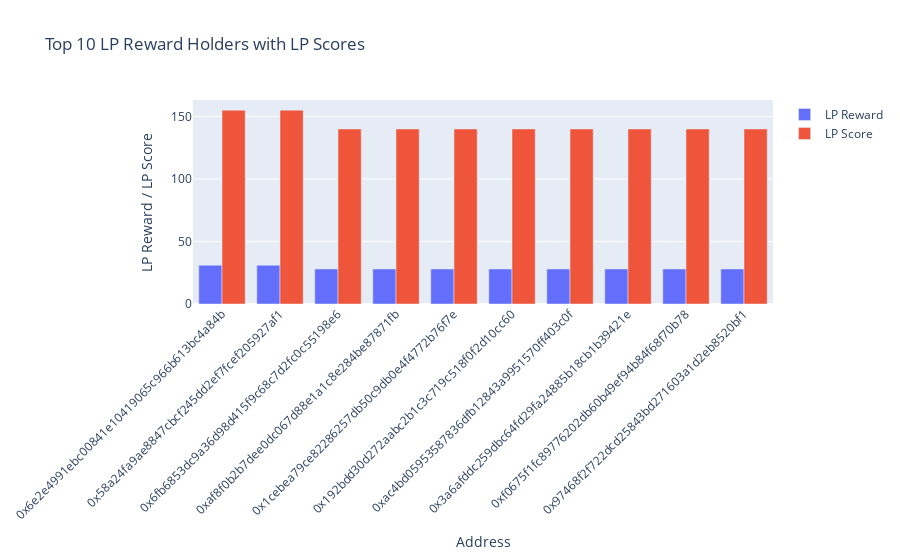

The cell this chart's notebook holds for it:
### Code cell
import plotly.graph_objects as go

# Sort the lp_rewards_df in descending order based on 'LP Reward'
top_lp_reward_holders = merged_df.sort_values(by='LP Reward', ascending=False).head(10)

# Create the Plotly bar chart
fig = go.Figure()
fig.add_trace(go.Bar(x=top_lp_reward_holders['Address'], y=top_lp_reward_holders['LP Reward'], name='LP Reward'))
fig.add_trace(go.Bar(x=top_lp_reward_holders['Address'], y=top_lp_reward_holders['LP Score'], name='LP Score'))

fig.update_layout(title='Top 10 LP Reward Holders with LP Scores',
                  xaxis_title='Address',
                  yaxis_title='LP Reward / LP Score',
                  xaxis_tickangle=-45,
                  barmode='group')

fig.show()

### Figure 1 — Plotly figure (JSON) as saved in the notebook; plotly's stock layout.template omitted (floating-point values rounded to 4 significant figures)
{"data": [{"name": "LP Reward", "type": "bar", "x": ["0x6e2e4991ebc00841e10419065c966b613bc4a84b", "0x58a24fa9ae8847cbcf245dd2ef7fcef205927af1", "0x6fb6853dc9a36d98d415f9c68c7d2fc0c55198e6", "0xaf8f0b2b7dee0dc067d88e1a1c8e284be87871fb", "0x1cebea79ce82286257db50c9db0e4f4772b76f7e", "0x192bdd30d272aabc2b1c3c719c518f0f2d10cc60", "0xac4bd05953587836dfb12843a9951570ff403c0f", "0x3a6afddc259dbc64fd29fa24885b18cb1b39421e", "0xf0675f1fc89776202db60b49ef94b84f68f70b78", "0x97468f2f722dcd25843bd271603a1d2eb8520bf1"], "y": [31, 31, 28.0, 28.0, 28.0, 28.0, 28.0, 28.0, 28.0, 28.0]}, {"name": "LP Score", "type": "bar", "x": ["0x6e2e4991ebc00841e10419065c966b613bc4a84b", "0x58a24fa9ae8847cbcf245dd2ef7fcef205927af1", "0x6fb6853dc9a36d98d415f9c68c7d2fc0c55198e6", "0xaf8f0b2b7dee0dc067d88e1a1c8e284be87871fb", "0x1cebea79ce82286257db50c9db0e4f4772b76f7e", "0x192bdd30d272aabc2b1c3c719c518f0f2d10cc60", "0xac4bd05953587836dfb12843a9951570ff403c0f", "0x3a6afddc259dbc64fd29fa24885b18cb1b39421e", "0xf0675f1fc89776202db60b49ef94b84f68f70b78", "0x97468f2f722dcd25843bd271603a1d2eb8520bf1"], "y": [155, 155, 140, 140, 140, 140, 140, 140, 140, 140]}], "layout": {"barmode": "group", "title": {"text": "Top 10 LP Reward Holders with LP Scores"}, "xaxis": {"tickangle": -45, "title": {"text": "Address"}}, "yaxis": {"title": {"text": "LP Reward / LP Score"}}}}
